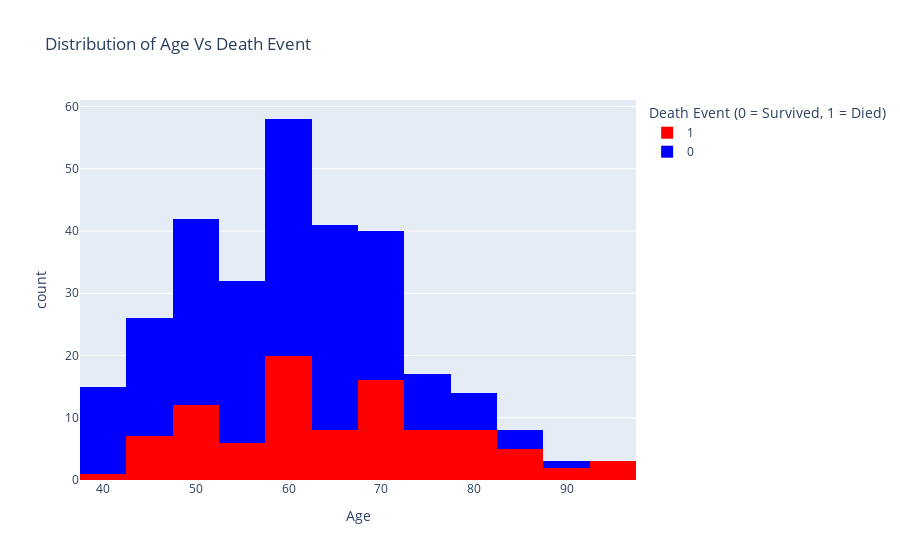

This figure's notebook cell:
### Markdown cell above
### The graph shows that the data is imbalanced with more survivors(0) than deceased(1)

### Code cell
import plotly.express as px

fig = px.histogram(train, x="age", color="DEATH_EVENT",
                   hover_data=train.columns,
                   title="Distribution of Age Vs Death Event",
                   labels={"age": "Age", "DEATH_EVENT": "Death Event (0 = Survived, 1 = Died)"},
                   template="plotly",
                   color_discrete_map={0: 'blue', 1: 'red'}  # Optional: to control color
                  )
fig.show()

### Figure 1 — Plotly figure (JSON) as saved in the notebook; plotly's stock layout.template omitted (floating-point values rounded to 4 significant figures; data arrays with more than 128 entries replaced by an {"elided": "..."} marker saying what was removed)
{"data": [{"alignmentgroup": "True", "bingroup": "x", "hovertemplate": "Death Event (0 = Survived, 1 = Died)=1<br>Age=%{x}<br>count=%{y}<extra></extra>", "legendgroup": "1", "marker": {"color": "red", "pattern": {"shape": ""}}, "name": "1", "offsetgroup": "1", "orientation": "v", "showlegend": true, "type": "histogram", "x": [75, 55, 65, 50, 65, 90, 75, 60, 65, 80, 75, 62, 45, 50, 82, 87, 45, 70, 48, 65, 68, 75, 80, 95, 70, 58, 82, 94, 85, 50, 65, 69, 90, 82, 60, 70, 50, 70, 60, 50, 51, 60, 80, 57, 68, 53, 60, 70, 60, 95, 49, 72, 45, 50, 45, 60, 42, 72, 70, 65, 85, 69, 60, 60, 59, 60, 72, 85, 70, 86, 60, 46, 80, 72, 75, 72, 50, 45, 80, 59, 59, 65, 75, 58, 60.67, 50, 60, 45, 77, 48, 54, 73, 60, 55, 65, 55], "xaxis": "x", "yaxis": "y"}, {"alignmentgroup": "True", "bingroup": "x", "hovertemplate": "Death Event (0 = Survived, 1 = Died)=0<br>Age=%{x}<br>count=%{y}<extra></extra>", "legendgroup": "0", "marker": {"color": "blue", "pattern": {"shape": ""}}, "name": "0", "offsetgroup": "0", "orientation": "v", "showlegend": true, "type": "histogram", "x": {"elided": "203 float values"}, "xaxis": "x", "yaxis": "y"}], "layout": {"autosize": true, "barmode": "relative", "legend": {"title": {"text": "Death Event (0 = Survived, 1 = Died)"}, "tracegroupgap": 0}, "title": {"text": "Distribution of Age Vs Death Event"}, "xaxis": {"anchor": "y", "autorange": true, "domain": [0, 1], "range": [37.5, 97.5], "title": {"text": "Age"}, "type": "linear"}, "yaxis": {"anchor": "x", "autorange": true, "domain": [0, 1], "range": [0, 61.05], "title": {"text": "count"}}}}
